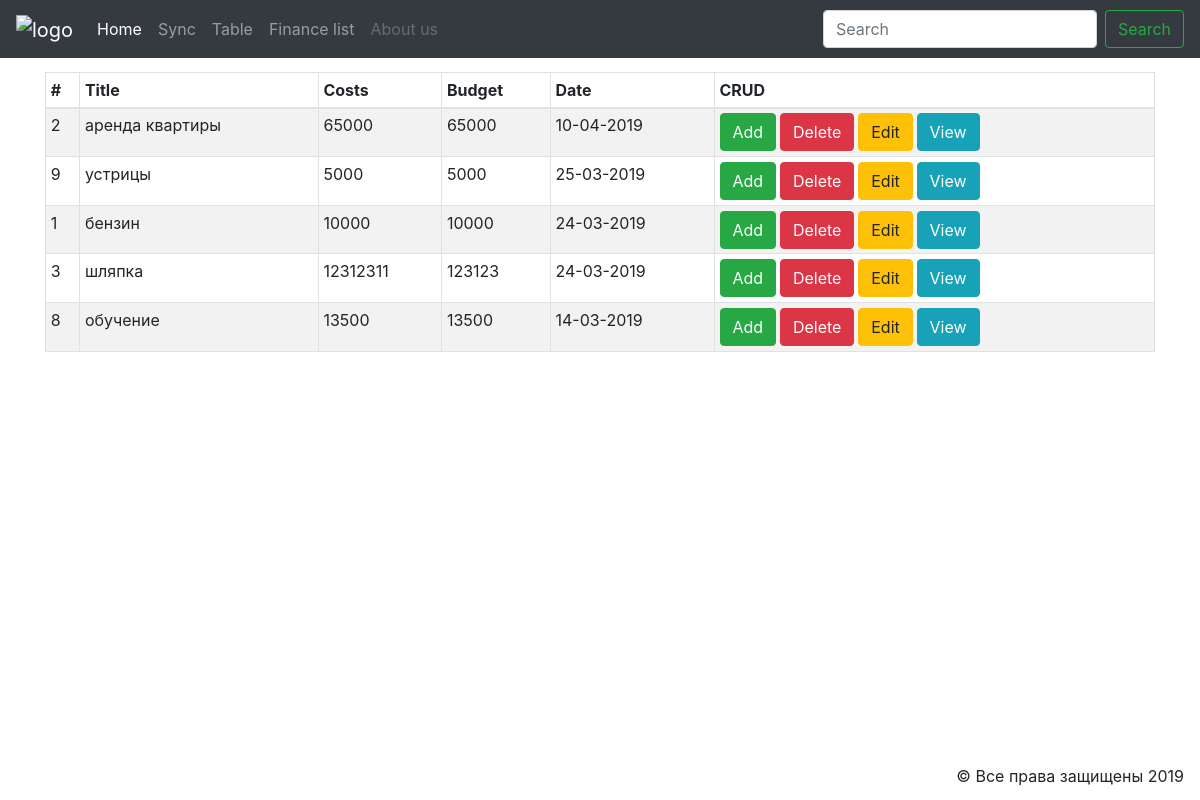
Before: /finance/table with the older database file.
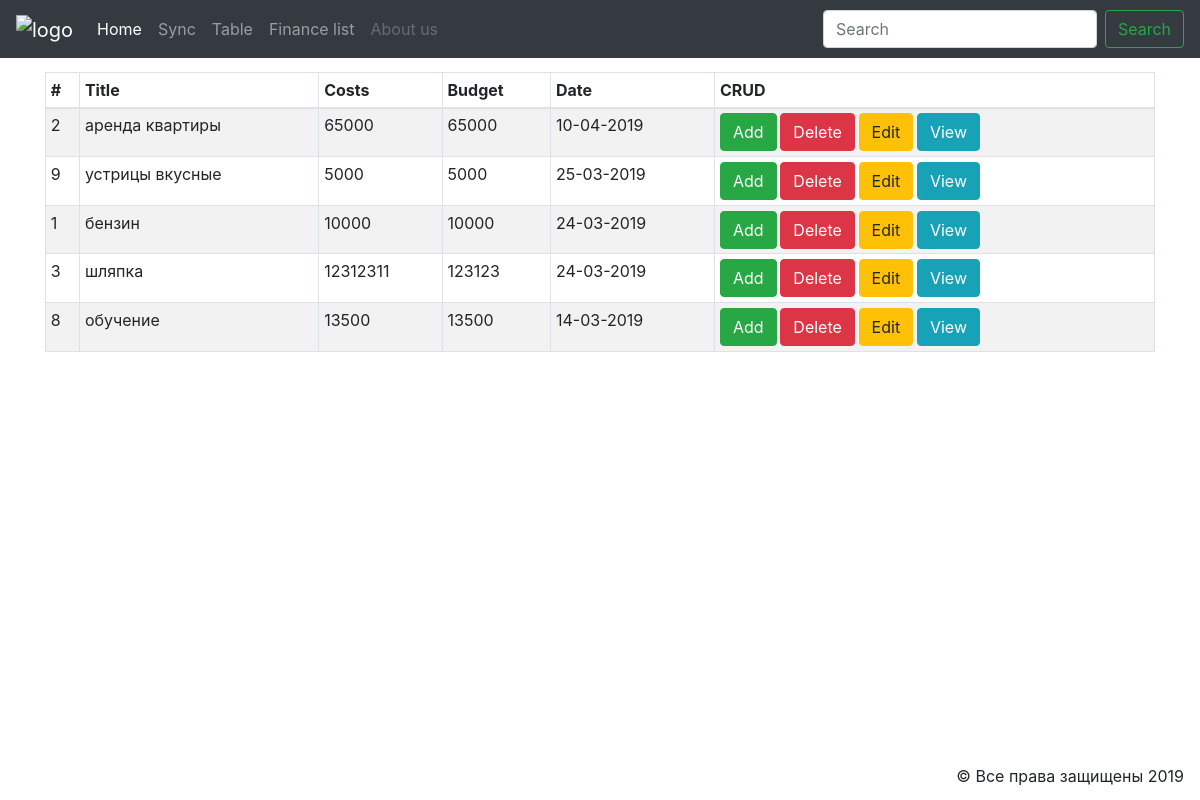
After: the same page with the newer database file.
### finance/models.py (models this page shows, shortened)
class Finance(models.Model):
    title = models.CharField(max_length=120)
    costs = models.PositiveIntegerField()
    budget = models.PositiveIntegerField()
    description = models.TextField()
    date = models.DateTimeField()
    type = models.CharField(max_length=80)
    class Meta:
        verbose_name_plural = "Finance"

### finance/templates/finance/table.html
{% extends "finance/homePage.html" %}
{% block content %}
<div class="container-fluid">
    <div class="container">
        <div class="row">
            <div class="mt-3 col">
                <table class="table table-striped table-hover table-bordered table-sm">
                    <thead>
                    <tr>
                        <th>#</th>
                        <th>Title</th>
                        <th>Costs</th>
                        <th>Budget</th>
                        <th>Date</th>
                        <th>CRUD</th>
                    </tr>
                    </thead>
                    <tbody>
                    {% for post in object_list %}
                    <tr>
                        <td>{{post.id}}</td>
                        <td>{{post.title}}</td>
                        <td>{{post.costs}}</td>
                        <td>{{post.budget}}</td>
                        <td>{{post.date|date:"d-m-Y"}}</td>
                        <th>
                            <a href="addFinance" class="btn btn-success" role="button">Add</a>
                            <a href="delete" class="btn btn-danger" role="button">Delete</a>
                            <button class="btn btn-warning">Edit</button>
                            <button class="btn btn-info">View</button>
                        </th>
                    </tr>
                    {% endfor %}
                    </tbody>
                </table>
            </div>
        </div>
    </div>
</div>
{% endblock %}

Changed rows visible on the page:
changed Finance id 9: title "устрицы" → "устрицы вкусные"
